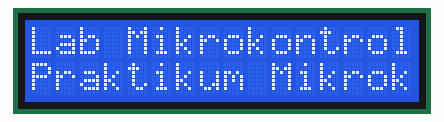
Simulated run of this sketch. Board: Arduino Uno, built with avr-gcc and run on an emulated ATmega328P. On the bench: 16×2 character LCD.

Above: at 0.22 s.
At 3.5 s:
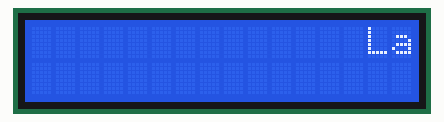
At 6.1 s:
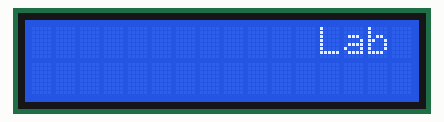
At 11.4 s:
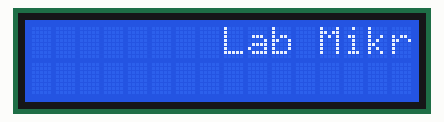
At 21.8 s:
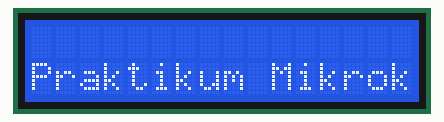
At 38.8 s:
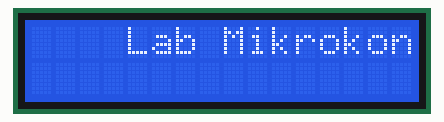

The sketch:

lcd.ino
```cpp
#include <LiquidCrystal.h>
LiquidCrystal lcd(8,9,4,5,6,7);
void setup() {
  // put your setup code here, to run once:
  lcd.begin(16,2);
  lcd.setCursor(0,0);
  lcd.print("Lab Mikrokontroller");
  lcd.setCursor(0,1);
  lcd.print("Praktikum Mikrokontroller");
}

void loop() {
  // put your main code here, to run repeatedly:
  text1();
  text2();
}
void text2() {
  lcd.setCursor(0,1);
  lcd.print("Praktikum Mikrokontroller");
  delay(300);
  blink();
  lcd.clear();
}

void text1() {
  for (int i = 16; i > 0 ;i--) {
  lcd.setCursor(i, 0);
  lcd.print("Lab Mikrokontroller");
  delay(300);
  blink();
  lcd.clear();
  }
}

void blink() {
  lcd.noDisplay();
  delay(500);
  lcd.display();
  delay(500);
}
```

Measured:
- what the display in image 1 shows lasts 0.5 s, from 3.5 s to 4.0 s
